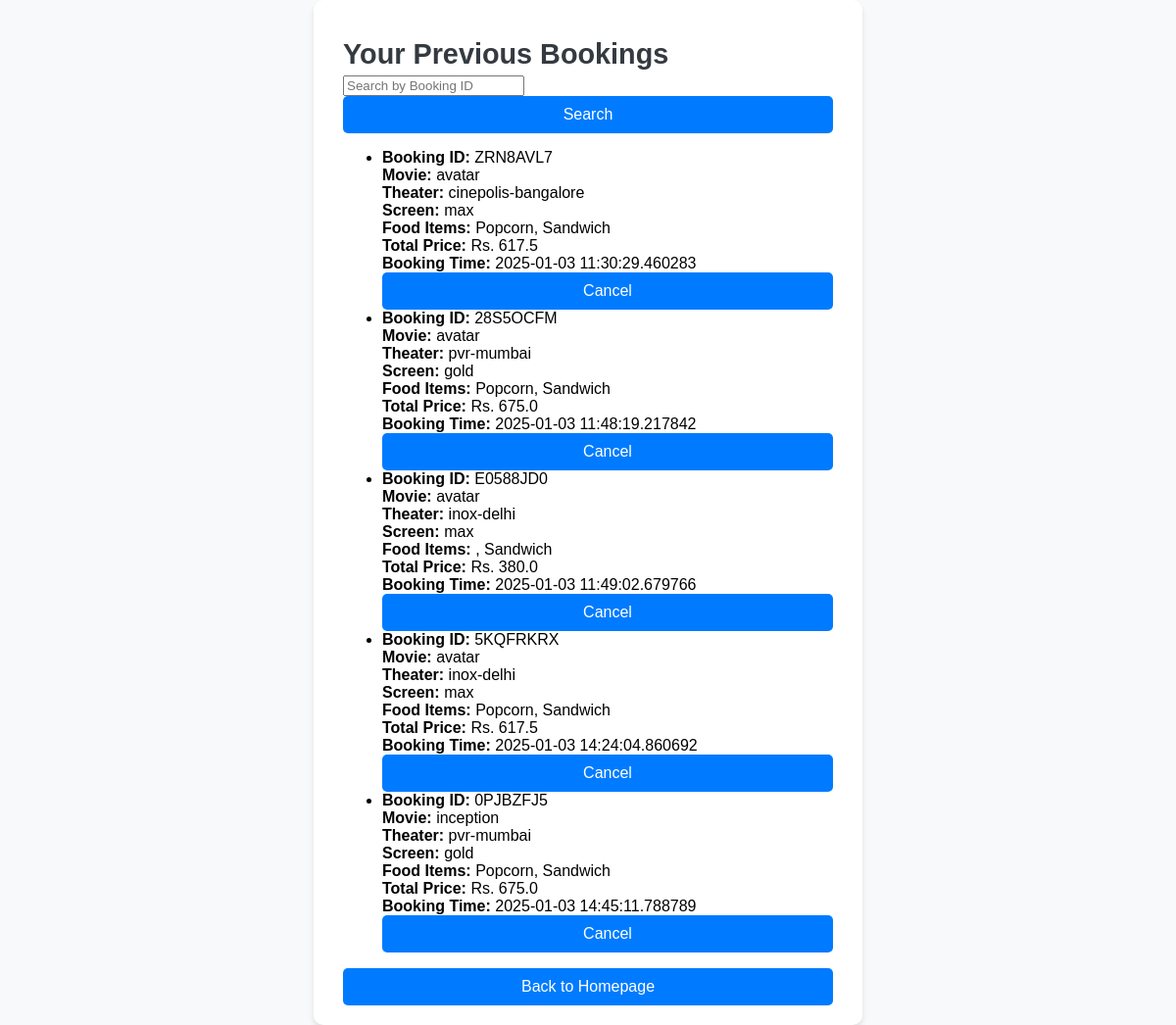
/view_previous_bookings, run on an earlier commit of the app's database.
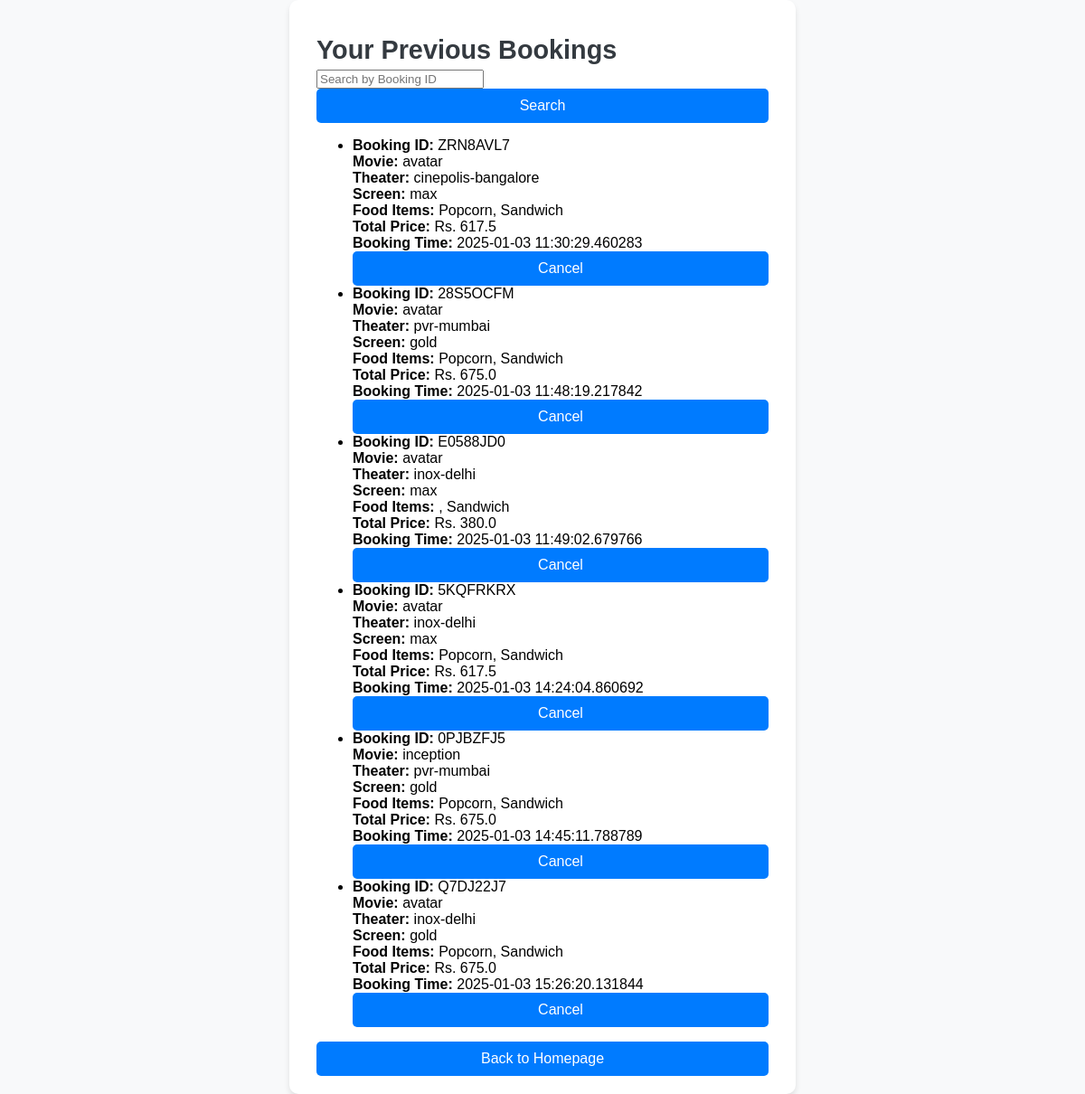
And on a later commit of the database.
### tables this page shows
CREATE TABLE bookings (
                            id INTEGER PRIMARY KEY AUTOINCREMENT,
                            theater TEXT,
                            movie TEXT,
                            screen TEXT,
                            food_items TEXT,
                            total_price REAL,
                            booking_time DATETIME,
                            seat_number INTEGER,
                            booking_id TEXT,
                            canceled INTEGER DEFAULT 0
                          );

### app.py (the view)
@app.route("/view_previous_bookings", methods=["GET"])
def view_previous_bookings():
    with sqlite3.connect('booking.db') as conn:
        cursor = conn.cursor()
        cursor.execute("SELECT * FROM bookings WHERE canceled = 0")
        rows = cursor.fetchall()
        bookings = []
        now = datetime.datetime.now()
        for row in rows:
            booking_time = datetime.datetime.strptime(row[6], '%Y-%m-%d %H:%M:%S.%f')
            cancelable = (booking_time - now).total_seconds() > 30 * 60
            bookings.append({
                "id": row[0],
                "theater": row[1],
                "movie": row[2],
                "screen": row[3],
                "food_items": row[4],
                "total_price": row[5],
                "booking_time": row[6],
                "seat_number": row[7],
                "booking_id": row[8],
                "cancelable": cancelable
            })
    return render_template("previousBookings.html", previous_bookings=bookings)

### templates/previousbookings.html (shortened to what this page needs)
<!DOCTYPE html>
<html lang="en">
<head>
    <link href="{{ url_for('static', filename='css/style.css') }}" rel="stylesheet">
</head>
<body>
    <div class="container">
        <h1>Your Previous Bookings</h1>
        <form method="GET" action="{{ url_for('view_previous_bookings') }}">
            <input type="text" name="booking_id" placeholder="Search by Booking ID" value="{{ search_query }}" />
            <button type="submit">Search</button>
        </form>
        {% if previous_bookings %}
            <ul>
                {% for booking in previous_bookings %}
                <li>
                    <strong>Booking ID:</strong> {{ booking.booking_id }}<br>
                    <strong>Movie:</strong> {{ booking.movie }}<br>
                    <strong>Theater:</strong> {{ booking.theater }}<br>
                    <strong>Screen:</strong> {{ booking.screen }}<br>
                    <strong>Food Items:</strong> {{ booking.food_items.split(",") | join(", ") }}<br>
                    <strong>Total Price:</strong> Rs. {{ booking.total_price }}<br>
                    <strong>Booking Time:</strong> {{ booking.booking_time }}<br>
                    <form method="POST" action="{{ url_for('cancel_booking') }}" style="display: inline;">
                        <button type="submit" {% if not booking.cancelable %} disabled {% endif %}>Cancel</button>
                    </form>
                </li>
                {% endfor %}
            </ul>
        {% else %}
            <p>No previous bookings found.</p>
        {% endif %}
        <button onclick="window.location.href='{{ url_for('home') }}'" class="btn">Back to Homepage</button>
    </div>
</body>
</html>

### static/css/style.css (style rules this page uses)
body { font-family: Arial, sans-serif; margin: 0; padding: 0; background-color: #f8f9fa; display: flex; justify-content: center; align-items: center; min-height: 100vh; }
.container { background: white; padding: 20px 30px; border-radius: 10px; box-shadow: 0 4px 6px rgba(0, 0, 0, 0.1); width: 100%; max-width: 500px; text-align: left; }
.container h1 { font-size: 1.8rem; margin-bottom: 5px; color: #343a40; }
button { width: 100%; padding: 10px 15px; font-size: 1rem; color: white; background-color: #007bff; border: none; border-radius: 5px; cursor: pointer; transition: background-color 0.3s; }

What changed in the data, as far as the page shows it:
added bookings: booking_id "Q7DJ22J7", movie "avatar", theater "inox-delhi", screen "gold", food_items.split "Popcorn, Sandwich", total_price "675.0", booking_time "2025-01-03 15:26:20.131844"
